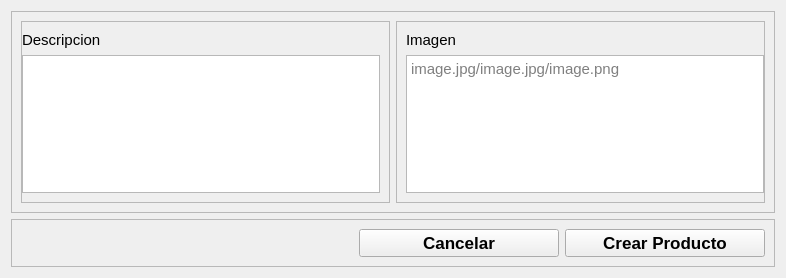
                      <widget class="QWidget" name="page_2">
                       <property name="geometry">
                        <rect>
                         <x>0</x>
                         <y>0</y>
                         <width>786</width>
                         <height>278</height>
                        </rect>
                       </property>
                       <attribute name="label">
                        <string>Paso 2</string>
                       </attribute>
                       <layout class="QVBoxLayout" name="verticalLayout_15">
                        <item>
                         <widget class="QFrame" name="frame_17">
                          <property name="frameShape">
                           <enum>QFrame::StyledPanel</enum>
                          </property>
                          <property name="frameShadow">
                           <enum>QFrame::Raised</enum>
                          </property>
                          <layout class="QHBoxLayout" name="horizontalLayout_16">
                           <item>
                            <widget class="QFrame" name="frame_19">
                             <property name="minimumSize">
                              <size>
                               <width>0</width>
                               <height>40</height>
                              </size>
                             </property>
                             <property name="frameShape">
                              <enum>QFrame::StyledPanel</enum>
                             </property>
                             <property name="frameShadow">
                              <enum>QFrame::Raised</enum>
                             </property>
                             <layout class="QVBoxLayout" name="verticalLayout_14">
                              <property name="leftMargin">
                               <number>0</number>
                              </property>
                              <item>
                               <widget class="QLabel" name="label_9">
                                <property name="font">
                                 <font>
                                  <pointsize>11</pointsize>
                                 </font>
                                </property>
                                <property name="text">
                                 <string>Descripcion</string>
                                </property>
                               </widget>
                              </item>
                              <item>
                               <widget class="QPlainTextEdit" name="plainTextEdit">
                                <property name="font">
                                 <font>
                                  <pointsize>11</pointsize>
                                 </font>
                                </property>
                                <property name="plainText">
                                 <string/>
                                </property>
                                <property name="placeholderText">
                                 <string>Descripcion del producto</string>
                                </property>
                               </widget>
                              </item>
                             </layout>
                            </widget>
                           </item>
                           <item>
                            <widget class="QFrame" name="frame_18">
                             <property name="minimumSize">
                              <size>
                               <width>0</width>
                               <height>49</height>
                              </size>
                             </property>
                             <property name="frameShape">
                              <enum>QFrame::StyledPanel</enum>
                             </property>
                             <property name="frameShadow">
                              <enum>QFrame::Raised</enum>
                             </property>
                             <layout class="QVBoxLayout" name="verticalLayout_16">
                              <property name="rightMargin">
                               <number>0</number>
                              </property>
                              <item>
                               <widget class="QLabel" name="label_10">
                                <property name="font">
                                 <font>
                                  <pointsize>11</pointsize>
                                 </font>
                                </property>
                                <property name="text">
                                 <string>Imagen</string>
                                </property>
                               </widget>
                              </item>
                              <item>
                               <widget class="QPlainTextEdit" name="plainTextEdit_2">
                                <property name="font">
                                 <font>
                                  <pointsize>11</pointsize>
                                 </font>
                                </property>
                                <property name="placeholderText">
                                 <string>image.jpg/image.jpg/image.png</string>
                                </property>
                               </widget>
                              </item>
                             </layout>
                            </widget>
                           </item>
                          </layout>
                         </widget>
                        </item>
                        <item>
                         <widget class="QFrame" name="frame_16">
                          <property name="frameShape">
                           <enum>QFrame::StyledPanel</enum>
                          </property>
                          <property name="frameShadow">
                           <enum>QFrame::Raised</enum>
                          </property>
                          <layout class="QHBoxLayout" name="horizontalLayout_17">
                           <item>
                            <spacer name="horizontalSpacer_3">
                             <property name="orientation">
                              <enum>Qt::Horizontal</enum>
                             </property>
                             <property name="sizeHint" stdset="0">
                              <size>
                               <width>40</width>
                               <height>20</height>
                              </size>
                             </property>
                            </spacer>
                           </item>
                           <item>
                            <widget class="QPushButton" name="pushButton_3">
                             <property name="minimumSize">
                              <size>
                               <width>200</width>
                               <height>0</height>
                              </size>
                             </property>
                             <property name="font">
                              <font>
                               <pointsize>13</pointsize>
                               <weight>75</weight>
                               <bold>true</bold>
                              </font>
                             </property>
                             <property name="text">
                              <string>Cancelar</string>
                             </property>
                            </widget>
                           </item>
                           <item>
                            <widget class="QPushButton" name="pushButton_2">
                             <property name="minimumSize">
                              <size>
                               <width>200</width>
                               <height>0</height>
                              </size>
                             </property>
                             <property name="font">
                              <font>
                               <pointsize>13</pointsize>
                               <weight>75</weight>
                               <bold>true</bold>
                              </font>
                             </property>
                             <property name="text">
                              <string>Crear Producto</string>
                             </property>
                            </widget>
                           </item>
                          </layout>
                         </widget>
                        </item>
                       </layout>
                      </widget>
